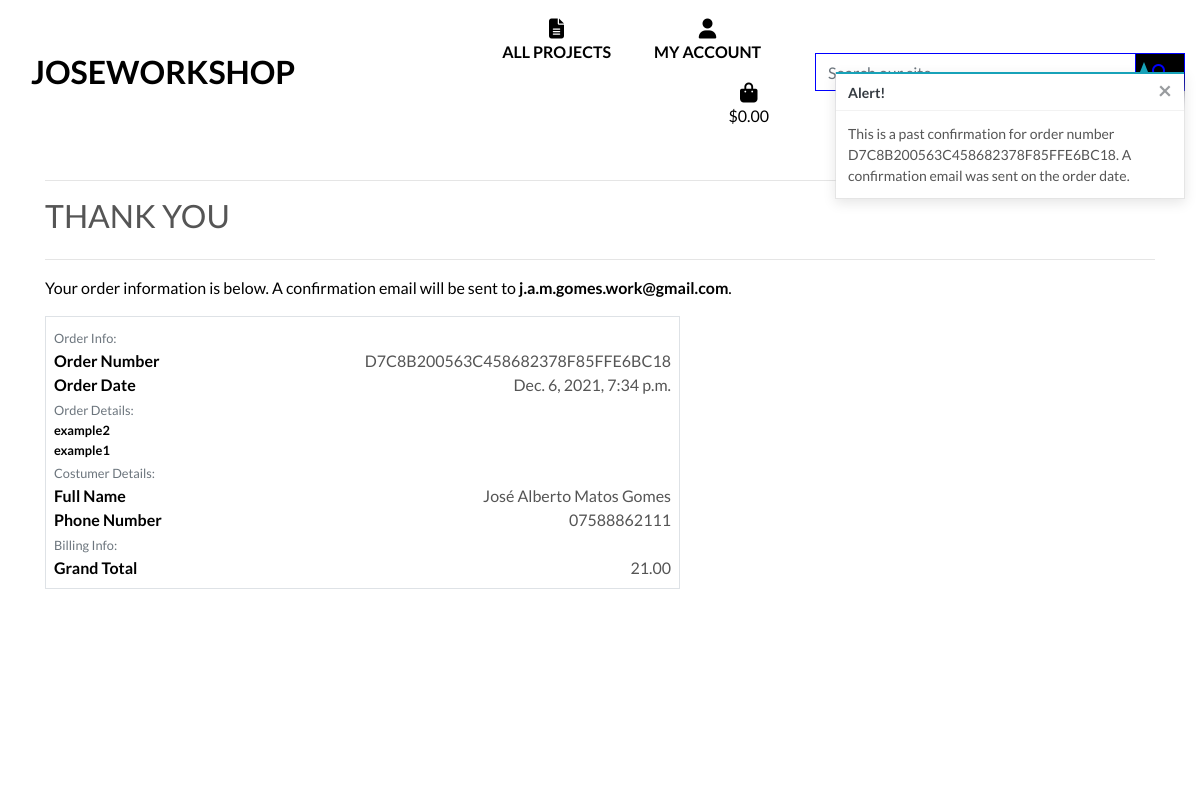
Page /profile/order_history/D7C8B200563C458682378F85FFE6BC18 on the committed database.
### checkout/models.py (models this page shows, shortened)
class Order(models.Model):
    order_number = models.CharField(max_length=32, null=False, editable=False)
    user_profile = models.ForeignKey(UserProfile, on_delete=models.SET_NULL,
                                     null=True, blank=True, related_name='orders')
    full_name = models.CharField(max_length=50, null=False, blank=False)
    email = models.EmailField(max_length=254, null=False, blank=False)
    phone_number = models.CharField(max_length=20, null=False, blank=False)
    date = models.DateTimeField(auto_now_add=True)
    order_total = models.DecimalField(max_digits=10, decimal_places=2, null=False, default=0)
    grand_total = models.DecimalField(max_digits=10, decimal_places=2, null=False, default=0)

class OrderLineItem(models.Model):
    order = models.ForeignKey(Order, null=False, blank=False, on_delete=models.CASCADE, related_name='lineitems')
    project = models.ForeignKey(Project, null=False, blank=False, on_delete=models.CASCADE)
    lineitem_total = models.DecimalField(max_digits=6, decimal_places=2, null=False, blank=False, editable=False)

### projects/models.py (models this page shows, shortened)
class Project(models.Model):
    sku = models.CharField(max_length=254, null=True, blank=True)
    name = models.CharField(max_length=254)
    description = models.TextField()
    price = models.DecimalField(max_digits=6, decimal_places=2)
    rating = models.DecimalField(max_digits=6, decimal_places=2, null=True, blank=True)
    images = models.ImageField(null=True, blank=True)

### profiles/views.py (the view)
# urls.py: path('order_history/<order_number>', views.order_history, name='order_history'),
def order_history(request, order_number):
    order = get_object_or_404(Order, order_number=order_number)
    messages.info(request, (
        f'This is a past confirmation for order number {order_number}. '
        'A confirmation email was sent on the order date.'
    ))
    template = 'checkout/checkout_success.html'
    context = {
        'order': order,
        'from_profile': True,
    }
    return render(request, template, context)

### bag/contexts.py (called while the page is built, shortened)
def bag_contents(request):
    bag_items = []
    grand_total = 0
    project_count = 0
    bag = request.session.get('bag', {})
    context = {
        'bag_items': bag_items,
        'project_count': project_count,
        'grand_total': grand_total,
    }
    return context

### checkout/templates/checkout/checkout_success.html (shortened to what this page needs)
{% extends "base.html" %}
{% load static %}
{% block extra_css %}
    <link rel="stylesheet" href="{% static 'checkout/css/checkout.css' %}">
{% endblock %}
{% block page_header %}
    <div class="container header-container">
    </div>
{% endblock %}
{% block content %}
    <div class="overlay"></div>
    <div class="container">
        <div class="row">
            <div class="col">
                <hr>
                <h2 class="logo-font mb-4">Thank You</h2>
                <hr>
                <p class="text-black">Your order information is below. A confirmation email will be sent to <strong>{{ order.email }}</strong>.</p>
            </div>
        </div>
        <div class="row">
            <div class="col-12 col-lg-7">
                <div class="order-confirmation-wrapper p-2 border">
                    <div class="row">
                        <div class="col">
                            <small class="text-muted">Order Info:</small>
                        </div>
                    </div>
                    <div class="row">
                        <div class="col-12 col-md-4">
                            <p class="mb-0 text-black font-weight-bold">Order Number</p>
                        </div>
                        <div class="col-12 col-md-8 text-md-right">
                            <p class="mb-0">{{ order.order_number }}</p>
                        </div>
                    </div>
                    <div class="row">
                        <div class="col-12 col-md-4">
                            <p class="mb-0 text-black font-weight-bold">Order Date</p>
                        </div>
                        <div class="col-12 col-md-8 text-md-right">
                            <p class="mb-0">{{ order.date }}</p>
                        </div>
                    </div>
                    <div class="row">
                        <div class="col">
                            <small class="text-muted">Order Details:</small>
                        </div>
                    </div>
                    {% for item in order.lineitems.all %}
                    <div class="row">
                        <div class="col-12 col-md-4">
                            <p class="small mb-0 text-black font-weight-bold">
                                {{ item.project.name }}
                            </p>
                        </div>
                        <div class="col-12 col-md-8 text-md-right">
                        </div>
                    </div>
                    {% endfor %}
                    <div class="row">
                        <div class="col">
                            <small class="text-muted">Costumer Details:</small>
                        </div>
                    </div>
                    <div class="row">
                        <div class="col-12 col-md-4">
                            <p class="mb-0 text-black font-weight-bold">Full Name</p>
                        </div>
                        <div class="col-12 col-md-8 text-md-right">
                            <p class="mb-0">{{ order.full_name }}</p>
                        </div>
                    </div>
                    <div class="row">
                        <div class="col-12 col-md-4">
                            <p class="mb-0 text-black font-weight-bold">Phone Number</p>
                        </div>
                        <div class="col-12 col-md-8 text-md-right">
                            <p class="mb-0">{{ order.phone_number }}</p>
                        </div>
                    </div>
                    <div class="row">
                        <div class="col">
                            <small class="text-muted">Billing Info:</small>
                        </div>
                    </div>
                    <div class="row">
                        <div class="col-12 col-md-4">
                            <p class="mb-0 text-black font-weight-bold">Grand Total</p>
                        </div>
                        <div class="col-12 col-md-8 text-md-right">
                            <p class="mb-0">{{ order.grand_total }}</p>
                        </div>
                    </div>
                </div>
            </div>
        </div>
    </div>
{% endblock %}

### static/css/base.css (style rules this page uses)
html { height: 100%; }
body { background: url('/media/homepage_background_img.jpg') no-repeat center center fixed; background-size: cover; height: calc(100vh - 164px); color: #555; font-family: 'Lato'; }
.logo-font { text-transform: uppercase; }
.overlay { height: 100%; width: 100%; top: 0; left: 0; position: fixed; background: white; z-index: -1; }
.text-black { color: #000 !important; }
@media (min-width: 1200px) { .container { max-width: 95%; } }
@media (min-width: 992px) { .header-container { padding-top: 164px; } }

### rows in the picture
Order: email "j.a.m.gomes.work@gmail.com", order_number "D7C8B200563C458682378F85FFE6BC18", date "Dec. 6, 2021, 7:34 p.m.", full_name "José Alberto Matos Gomes", phone_number "07588862111", grand_total "21.00"
OrderLineItem: project.name "example2"
OrderLineItem: project.name "example1"

### other values in the picture
{{ message }} "This is a past confirmation for order number D7C8B200563C458682378F85FFE6BC18. A confirmation email was sent on the order date."
